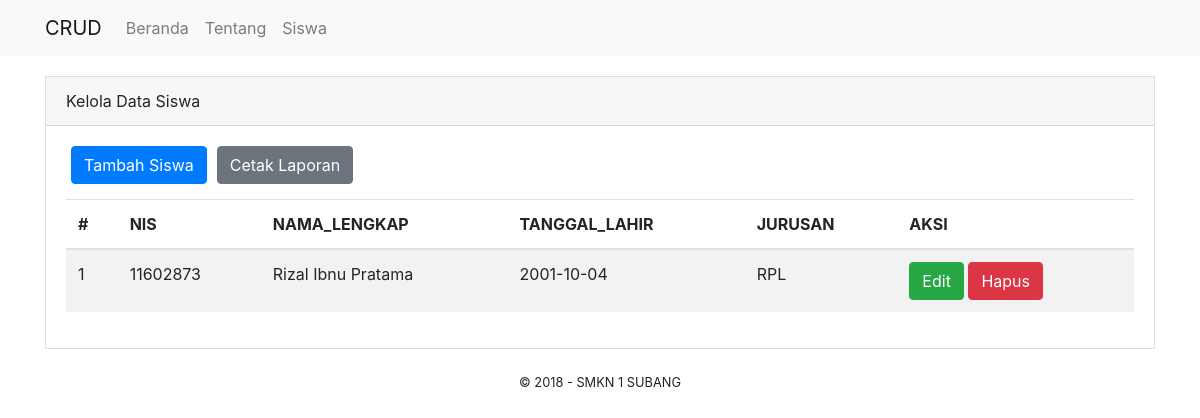
/index.php/siswa, run on the app's committed database.
### tables this page shows
CREATE TABLE `siswa` (
  `siswa_id` int(11) NOT NULL,
  `nisn` char(10) NOT NULL,
  `nis` char(10) NOT NULL,
  `nama_lengkap` varchar(255) NOT NULL,
  `jk` enum('L','P') NOT NULL,
  `tempat_lahir` varchar(255) NOT NULL,
  `tanggal_lahir` date NOT NULL,
  `alamat` text NOT NULL,
  `jurusan` enum('RPL','TKJ','DG','TBSM','TPM','AKL','OTKP','BDP') NOT NULL,
  `tanggal_entri` datetime NOT NULL
);

### application/controllers/Siswa.php (called while the page is built, shortened)
<?php
     class Siswa extends CI_Controller{
          function index(){
               $siswa = $this->db->get("siswa");
               $data["query"] = $siswa;
               $data["content"] = "pages/siswa_index";
               $this->load->view("template", $data);
          }
     }
?>

### index.php (called while the page is built, shortened)
<?php
require_once BASEPATH.'core/CodeIgniter.php';

### application/views/pages/siswa_index.php (the view)
<div class="card card-default" style="border-radius: 0px;margin: 20px 0;">
     <div class="card-header">Kelola Data Siswa</div>
     <div class="card-body">
          <?php
               echo anchor('siswa/tambah','Tambah Siswa','class="btn btn-primary"
               style="margin:0 5px; margin-bottom: 15px;" ');
               echo anchor ('siswa/laporan','Cetak Laporan ','class="btn btn-secondary" style="margin: 0 5px; margin-bottom: 15px;"');
               ?>
          <table class="table table-striped">
               <thead>
                    <tr>
                         <th scope="col">#</th>
                         <th scope="col">NIS</th>
                         <th scope="col">NAMA_LENGKAP</th>
                         <th scope="col">TANGGAL_LAHIR</th>
                         <th scope="col">JURUSAN</th>
                         <th scope="col">AKSI</th>
                    </tr>
               </thead>
               <tbody>
                    <?php
                         if ($query->num_rows() > 0) {
                              $no = 1;
                              foreach ($query->result() as $row) {
                                   echo '
                                        <tr>
                                             <td>'.$no++.'</td>
                                             <td>'.$row->nis.'</td>
                                             <td>'.$row->nama_lengkap.'</td>
                                             <td>'.$row->tanggal_lahir.'</td>
                                             <td>'.$row->jurusan.'</td>
                                             <td>
                                                  '.anchor('siswa/edit/'.$row->siswa_id, 'Edit', 'class="btn btn-xs btn-success"').'
                                                  '.anchor('siswa/hapus/'.$row->siswa_id, 'Hapus', 'class="btn btn-xs btn-danger"').'
                                             </td>
                                        </tr>
                                   ';
                              }
                         }else{
                              echo '
                                   <tr>
                                        <td colspan="6" class="text-center">Data masih kosong !</td>
                                   </tr>
                              ';
                         }
                    ?>
               </tbody>
          </table>
     </div>
</div>

### application/views/template.php (shortened to what this page needs)
<!DOCTYPE html>
<html>
     <head>
          <link rel="stylesheet" href="<?php echo base_url('assets/css/bootstrap.min.css'); ?>" />
     </head>
     <body>
          <nav class="navbar navbar-expand-lg navbar-light bg-light">
               <div class="container">
                    <a class="navbar-brand" href="#">CRUD</a>
                    <div class="collapse navbar-collapse" id="navbarNavAltMarkup">
                         <div class="navbar-nav">
                              <?php
                                   echo anchor('beranda','Beranda','class="nav-item nav-link"');
                                   echo anchor('tentang','Tentang','class="nav-item nav-link"');
                                   echo anchor('siswa','Siswa','class="nav-item nav-link"');
                              ?>
                         </div>
                    </div>
               </div>
          </nav>
          <div class="container">
               <?php $this->load->view($content); ?>
          </div>
          <center><small>&copy; 2018 - SMKN 1 SUBANG</small></center>
     </body>
</html>

### data on the page
siswa: nis "11602873", nama_lengkap "Rizal Ibnu Pratama", tanggal_lahir "2001-10-04", jurusan "RPL", siswa_id "Edit", siswa_id "Hapus"

### other printed values
anchor('beranda','Beranda','class="nav-item nav-link"') "Beranda"
anchor('tentang','Tentang','class="nav-item nav-link"') "Tentang"
anchor('siswa','Siswa','class="nav-item nav-link"') "Siswa"
